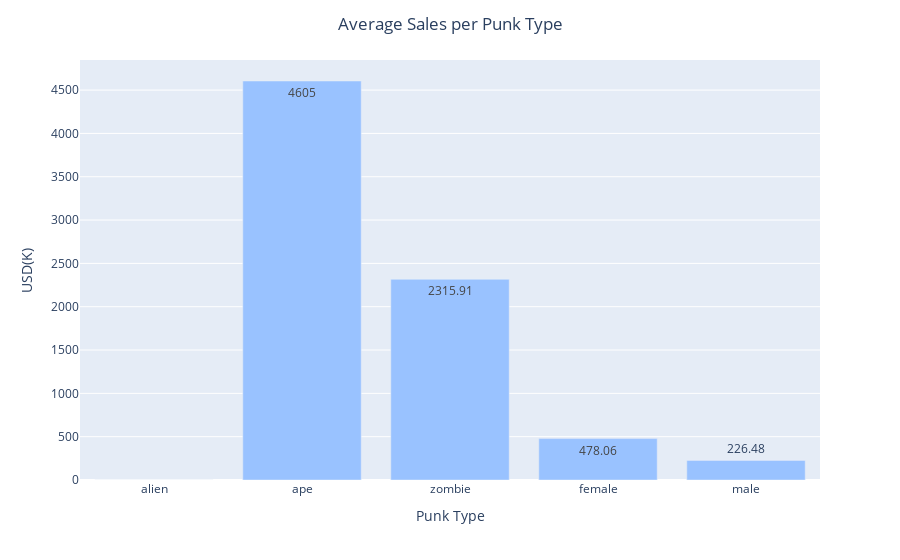

Notebook source saved alongside this figure:
### Code cell
# bar plot of average sales (in last 6 months) per punk type
type_names = ['alien', 'ape', 'zombie', 'female', 'male']

fig = px.bar(indiv, 
             x= type_names,
             y= [0, 4605.00, 2315.91, 478.06, 226.48],
             text = [0, 4605, 2315.91, 478.06, 226.48],
             color_discrete_sequence = ['#99c2ff'],
             labels={'x': 'Punk Type', 'y': 'USD(K)'})
fig.update_layout(title = 'Average Sales per Punk Type', title_x=.5)
fig.show()

### Figure 1 — Plotly figure (JSON) as saved in the notebook; plotly's stock layout.template omitted (floating-point values rounded to 4 significant figures)
{"data": [{"alignmentgroup": "True", "hovertemplate": "Punk Type=%{x}<br>USD(K)=%{y}<br>text=%{text}<extra></extra>", "legendgroup": "", "marker": {"color": "#99c2ff", "pattern": {"shape": ""}}, "name": "", "offsetgroup": "", "orientation": "v", "showlegend": false, "text": [0, 4605, 2316.0, 478.1, 226.5], "textposition": "auto", "type": "bar", "x": ["alien", "ape", "zombie", "female", "male"], "xaxis": "x", "y": [0, 4605, 2316.0, 478.1, 226.5], "yaxis": "y"}], "layout": {"autosize": true, "barmode": "relative", "legend": {"tracegroupgap": 0}, "margin": {"t": 60}, "title": {"text": "Average Sales per Punk Type", "x": 0.5}, "xaxis": {"anchor": "y", "autorange": true, "domain": [0, 1], "range": [-0.5, 4.5], "title": {"text": "Punk Type"}, "type": "category"}, "yaxis": {"anchor": "x", "autorange": true, "domain": [0, 1], "range": [0, 4847.0], "title": {"text": "USD(K)"}, "type": "linear"}}}
